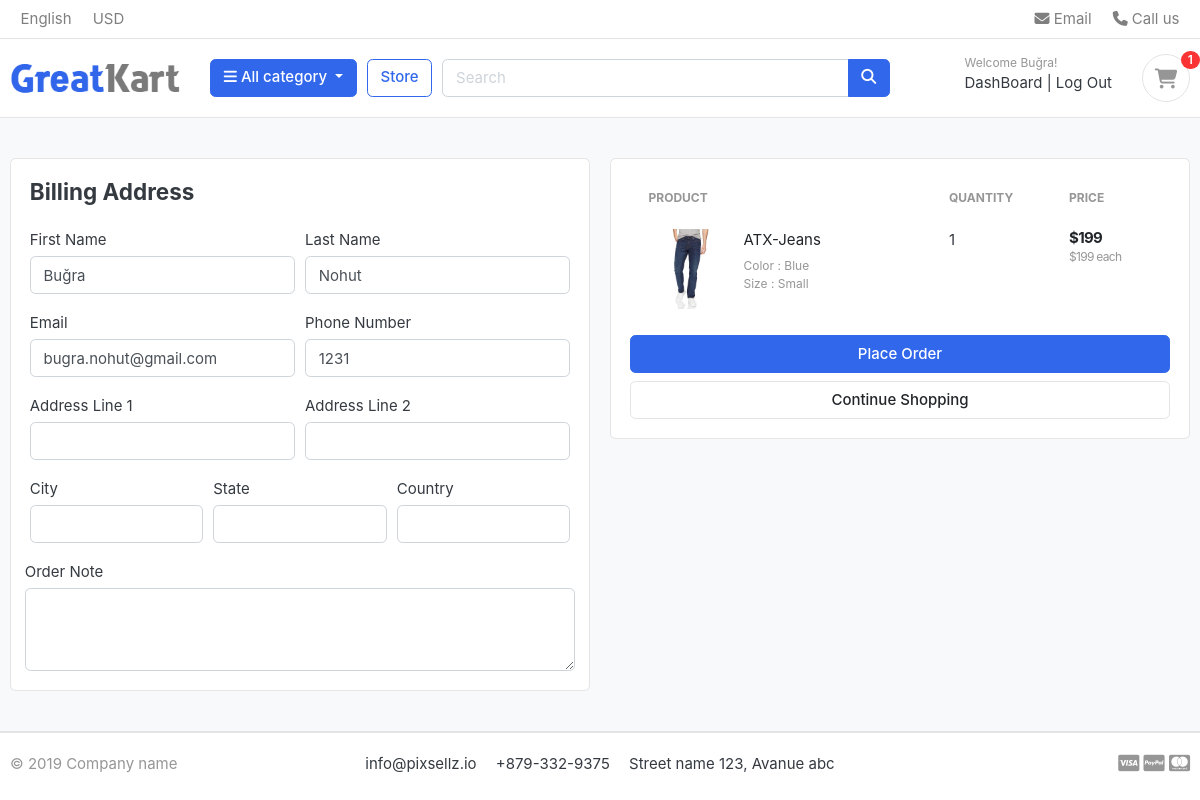
The app's page /cart/checkout/ (signed in), older data.
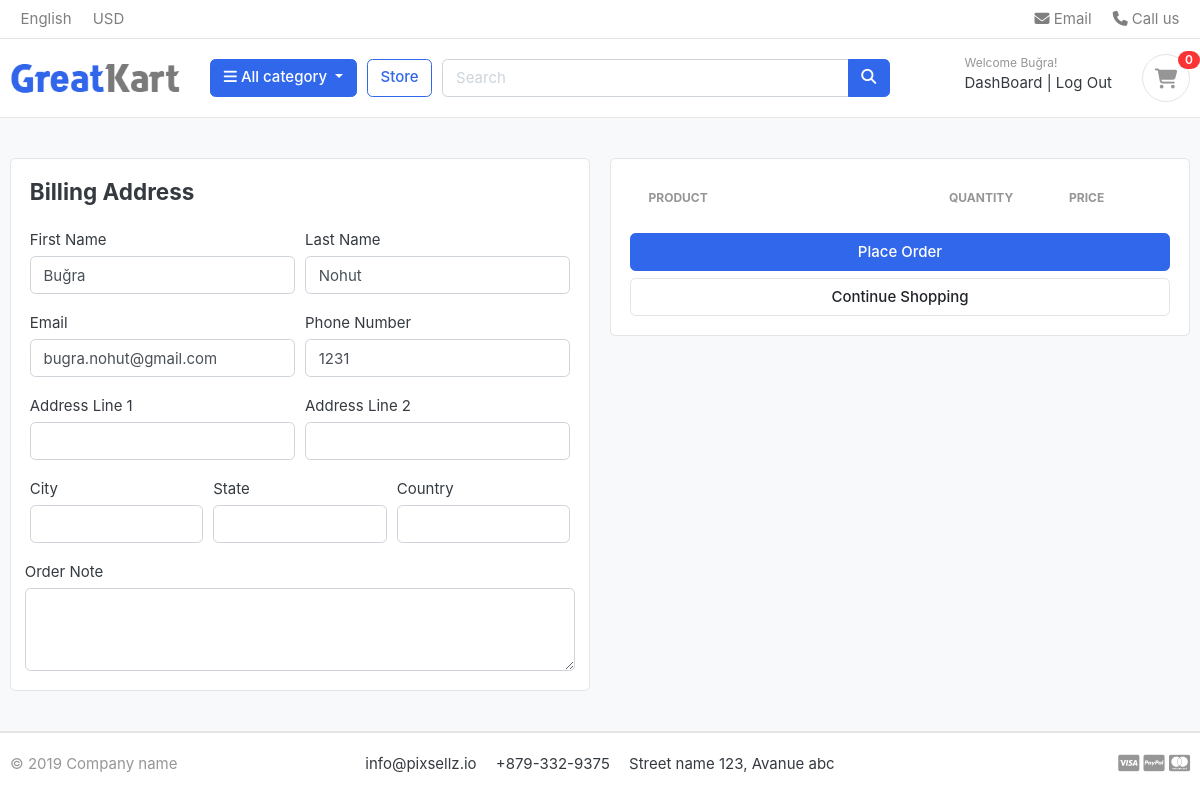
The same page, newer data.
### carts/models.py (models this page shows, shortened)
class CartItem(models.Model):
    user = models.ForeignKey(Account, on_delete=models.CASCADE, null=True)
    product = models.ForeignKey(Product, on_delete=models.CASCADE)
    variations = models.ManyToManyField(Variation, blank=True)
    cart = models.ForeignKey(Cart, on_delete=models.CASCADE, null=True)
    quantity = models.IntegerField()
    is_active = models.BooleanField(default=True)
    def sub_total(self):
        return self.product.price * self.quantity

### store/models.py (models this page shows, shortened)
class Product(models.Model):
    product_name    = models.CharField(max_length=200, unique=True)
    slug            = models.SlugField(max_length=200, unique=True)
    description     = models.TextField(max_length=500, blank=True)
    price           = models.IntegerField()
    images          = models.ImageField(upload_to='photos/products')
    stock           = models.IntegerField()
    is_available    = models.BooleanField(default=True)
    category        = models.ForeignKey(Category, on_delete=models.CASCADE)
    created_date    = models.DateTimeField(auto_now_add=True)
    modified_date   = models.DateTimeField(auto_now=True)
    def get_url(self):
        return reverse('product_detail', args=[self.category.slug, self.slug])

class Variation(models.Model):
    product = models.ForeignKey(Product, on_delete=models.CASCADE)
    variation_category = models.CharField(max_length=100, choices=variation_category_choice)
    variation_value = models.CharField(max_length=100)
    is_active = models.BooleanField(default=True)
    created_date = models.DateTimeField(auto_now=True)
    objects = VariationManager()

### carts/views.py (the view)
# urls.py: path('checkout/', views.checkout, name="checkout"),
@login_required(login_url='login')
def checkout(request, total=0, tax=0, quantity=0, grand_total=0, cart_items=None):
    try:
        if request.user.is_authenticated:
            cart_items = CartItem.objects.filter(user=request.user, is_active=True)
        else:
            cart = Cart.objects.get(cart_id=_cart_id(request))
            cart_items = CartItem.objects.filter(cart=cart, is_active=True)
        for cart_item in cart_items:
            total += (cart_item.product.price * cart_item.quantity)
            quantity += cart_item.quantity
        tax = float("{:.2f}".format((18 * total)/100))
        grand_total = float("{:.2f}".format(total + tax))
    except Cart.DoesNotExist:
        pass  # just ignore
    context = {
        'total': total,
        'quantity': quantity,
        'cart_items': cart_items,
        'tax': tax,
        'grand_total': grand_total,
    }
    return render(request, 'store/checkout.html', context)

### carts/context_processors.py (called while the page is built)
def counter(request):
    cart_count = 0
    if 'admin' in request.path:
        return {}
    else:
        try:
            cart = Cart.objects.filter(cart_id=_cart_id(request))
            if request.user.is_authenticated:
                cart_items = CartItem.objects.all().filter(user=request.user)
            else:
                cart_items = CartItem.objects.all().filter(cart=cart[:1])
            for cart_item in cart_items:
                cart_count += cart_item.quantity
        except Cart.DoesNotExist:
            cart_count = 0
    return dict(cart_count=cart_count)

### carts/views.py (called while the page is built)
def _cart_id(request):
    cart = request.session.session_key
    if not cart:
        cart = request.session.create()
    return cart

### category/context_processors.py (called while the page is built)
def menu_links(request):
    links = Category.objects.all()
    return dict(links=links)

### category/models.py (called while the page is built)
    def get_url(self):
        return reverse('products_by_category', args=[self.slug])

### templates/store/checkout.html (shortened to what the changed rows need)
{% extends 'base.html' %}
{% load static %}
{% block content %}
<section class="section-content padding-y bg">
    <div class="container">
        <div class="row">
            <aside class="col-lg-6">
                <div class="card">
                    <div class="card-body">
                        <table class="table table-borderless table-shopping-cart">
                            <thead class="text-muted">
                            <tr class="small text-uppercase">
                                <th scope="col">Product</th>
                                <th scope="col" width="120">Quantity</th>
                                <th scope="col" width="120">Price</th>
                            </tr>
                            </thead>
                            <tbody>
                            {% for cart_item in cart_items %}
                            <tr>
                                <td>
                                    <figure class="itemside align-items-top">
                                        <div class="aside"><a href="{{ cart_item.product.get_url }}"><img
                                                src="{{cart_item.product.images.url}}" class="img-sm"></a></div>
                                        <figcaption class="info">
                                            <a href="{{ cart_item.product.get_url }}" class="title text-dark">{{cart_item.product.product_name}}</a>
                                            <p class="text-muted small">
                                                {% if cart_item.variations.all %}
                                                {% for item in cart_item.variations.all %}
                                                {{ item.variation_category | capfirst}}  : {{ item.variation_value | capfirst }} <br>
                                                {% endfor %}
                                                {% endif %}
                                            </p>
                                        </figcaption>
                                    </figure>
                                </td>
                                <td>
                                    <p>{{ cart_item.quantity }}</p>
                                </td>
                                <td>
                                    <div class="price-wrap">
                                        <var class="price">${{ cart_item.sub_total }}</var>
                                        <small class="text-muted"> ${{ cart_item.product.price }} each </small>
                                    </div>
                                </td>
                            </tr>
                            {% endfor %}
                            </tbody>
                        </table>
                    </div>
                </div>
            </aside>
        </div>
    </div>
</section>
{% endblock %}

### templates/base.html (shortened to what this page needs)
{% load static %}
<!DOCTYPE HTML>
<html lang="en">
<head>
<link href="{% static 'css/bootstrap.css'%}" rel="stylesheet" type="text/css"/>
<link href="{% static 'fonts/fontawesome/css/all.min.css'%}" type="text/css" rel="stylesheet">
<link href="{% static 'css/ui.css'%}" rel="stylesheet" type="text/css"/>
<link href="{% static 'css/responsive.css'%}" rel="stylesheet" media="only screen and (max-width: 1200px)" />
<link href="{% static 'css/custom.css'%}" rel="stylesheet" type="text/css"/>
</head>
<body>
  <header class="section-header">
  {% include 'includes/_navbar.html' %}
  <section class="header-main border-bottom">
  	<div class="container">
  <div class="row align-items-center">
  	<div class="col-lg-2 col-md-3 col-6">
  		<a href="/" class="brand-wrap">
  			<img class="logo" src="{% static './images/logo.png' %}">
  		</a>
  	</div>
  	<div class="col-lg col-sm col-md col-6 flex-grow-0">
  		<div class="category-wrap dropdown d-inline-block float-right">
  			<button type="button" class="btn btn-primary dropdown-toggle" data-toggle="dropdown">
  				<i class="fa fa-bars"></i> All category
  			</button>
  		</div>
  	</div>
  	<a href="{% url 'store' %}" class="btn btn-outline-primary">Store</a>
  	<div class="col-lg  col-md-6 col-sm-12 col">
  		<form action="{% url 'search' %}" class="search" method="GET">
  			<div class="input-group w-100">
  			    <input type="text" class="form-control" style="width:60%;" placeholder="Search" name="keyword">
  			    <div class="input-group-append">
  			      <button class="btn btn-primary" type="submit">
  			        <i class="fa fa-search"></i>
  			      </button>
  			    </div>
  		    </div>
  		</form>
  	</div>
  	<div class="col-lg-3 col-sm-6 col-8 order-2 order-lg-3">
  				<div class="d-flex justify-content-end mb-3 mb-lg-0">
  					<div class="widget-header">
						{% if user.is_authenticated %}
						<small class="title text-muted">Welcome {{user.first_name | capfirst}}!</small>
						<div>
							<a href="{% url 'dashboard' %}"> DashBoard</a><span class="dark-transp"> | </span>
  							<a href="{% url 'logout' %}">Log Out</a>
  						</div>
						{% else %}
  						<small class="title text-muted">Welcome Guest!</small>
						<div>
  							<a href="{% url 'login' %}">Sign in</a> <span class="dark-transp"> | </span>
  							<a href="{% url 'register' %}"> Register</a>
  						</div>
						{% endif %}
  					</div>
  					<a href="{% url 'cart' %}" class="widget-header pl-3 ml-3">
  						<div class="icon icon-sm rounded-circle border"><i class="fa fa-shopping-cart"></i></div>
  						<span class="badge badge-pill badge-danger notify">{{cart_count}}</span>
  					</a>
  				</div>
  			</div>
  </div>
  	</div>
  </section>
  </header>
{% block content %} {% endblock %}
{% include 'includes/_footer.html' %}

Row changes from the older to the newer data that the page shows:
removed CartItem: product.images (picture), product.product_name "ATX-Jeans", quantity "1", sub_total "199", product.price "199"
no longer on this page (row unchanged): Variation: variation_category "Color", variation_value "Blue"
no longer on this page (row unchanged): Variation: variation_category "Size", variation_value "Small"
Text that changed along with them:
{{ cart_count }}: "1" → "0"
